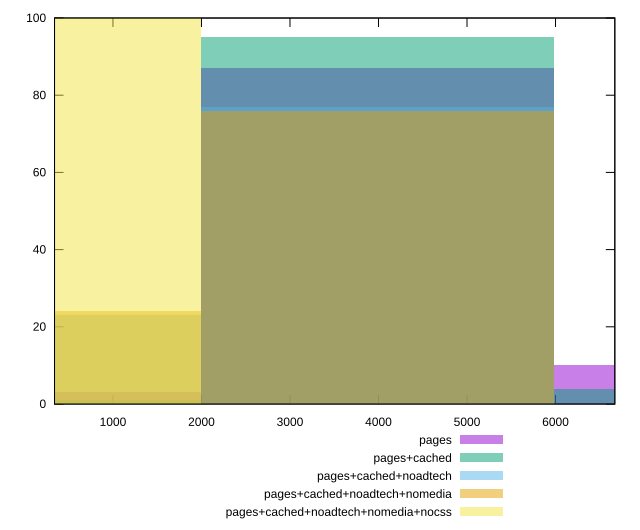

Source code (gnuplot):
reset

$pages <<EOF
3987.3019353940867 87
7974.6038707881735 10
0 3
EOF

$pagesCached <<EOF
3987.3019353940867 95
7974.6038707881735 4
0 1
EOF

$pagesCachedNoadtech <<EOF
3987.3019353940867 77
0 23
EOF

$pagesCachedNoadtechNomedia <<EOF
3987.3019353940867 76
0 24
EOF

$pagesCachedNoadtechNomediaNocss <<EOF
0 100
EOF

set key outside below
set boxwidth 3987.3019353940867
set xrange [340:6670]
set yrange [0:100]
set trange [0:100]
set style fill transparent solid 0.5 noborder
set terminal svg size 640, 530 enhanced background rgb 'white'
set output "report_00013_2021-02-09T12-04-24.940Z/unused-javascript/comparison/histogram/all_raw.svg"

plot $pages title "pages" with boxes, \
     $pagesCached title "pages+cached" with boxes, \
     $pagesCachedNoadtech title "pages+cached+noadtech" with boxes, \
     $pagesCachedNoadtechNomedia title "pages+cached+noadtech+nomedia" with boxes, \
     $pagesCachedNoadtechNomediaNocss title "pages+cached+noadtech+nomedia+nocss" with boxes

reset
